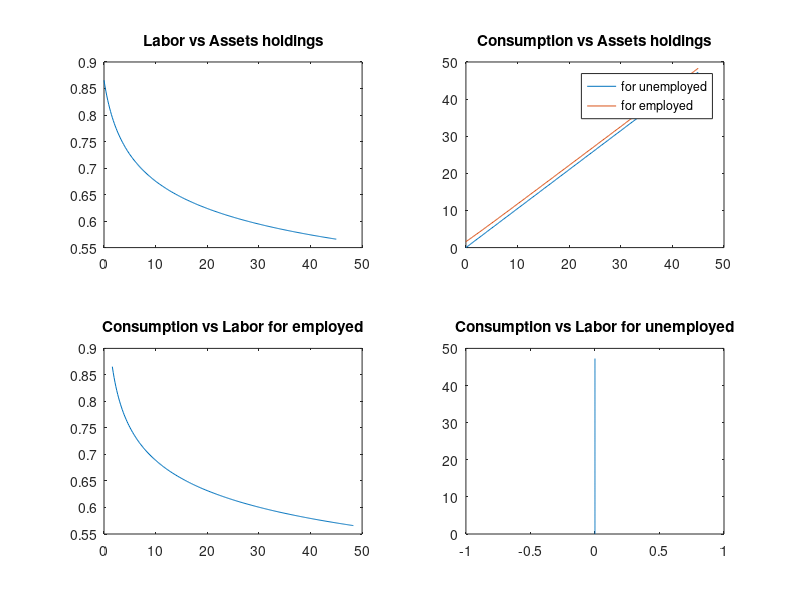

Here is the MATLAB script that generated this plot: (Note: this script raises an error after producing the figure.)
%% K&S with Endogenous Labor Choice - Quant Macro II - PS2
% Gabriela Barbosa
%__________________________________________________________________________

%% %%%%%%%%%%%%%%%%%% Model without Aggregate Risk %%%%%%%%%%%%%%%%%%%%%%%%
clear;
clc;

%% 0. SET UP

%%%%%%%%%%%%%%%%%% Parameters

beta=0.95;
delta=0.0025;
z=[1.01 0.99]; %good/bad
e=[0;1];
alfa=0.36;
Gamma=8; % labor utility constant
gamma = 8; % labor utility parameter 
hp=.00001; % home production

%__________________________________________________________________________

%%%%%%%%%%%%%%%%%%  Transtition Matrices:

%%% Endogenous matrix of individual state (z,e) 

% The system of equations 
A= [ 1  0  0  0  1  0  0  0  0  0  0  0  0  0  0  0 ; ...
     0  1  0  0  0  1  0  0  0  0  0  0  0  0  0  0 ; ...
     0  0  0  0  0  0  0  0  0  0  1  0  0  0  1  0 ; ...
     0  0  0  0  0  0  0  0  0  0  0  1  0  0  0  1 ; ...
     0  0  0  0  0  0  0  0  1  0  0  0  1  0  0  0 ; ...
     0  0  0  0  0  0  0  0  0  1  0  0  0  1  0  0 ; ...
     0  0  1  0  0  0  1  0  0  0  0  0  0  0  0  0 ; ...
     0  0  0  1  0  0  0  1  0  0  0  0  0  0  0  0 ; ...
     1  0  0  0  0  0  0  0  0  0  0  0  0  0  0  0 ; ...
     0  0  0  0  0  0  0  0  0  0  1  0  0  0  0  0 ; ...
     0  0  0  0  0  0  0  0 5.6 0 -1  0  0  0  0  0 ; ...
    -1 0 28/3 0  0  0  0  0  0  0  0  0  0  0  0  0 ; ...
  .02 .48 .05 .45 0 0  0  0  0  0  0  0  0  0  0  0 ; ...
     0  1  0  0  0  0  0  0  0  0  0  0  0  0  0  0 ; ...
     0  0  0  0  0  0  0 0 .02 .48 .05 .45 0 0 0  0 ; ...
     0  0  0  0  0  0  0  0  0  0  0  1  0  0  0  0 ];
  
 
b= [7/8; 7/8; 7/8; 7/8; 1/8; 1/8; 1/8; 1/8; 7/24; 21/40; 0; 0; 0.02; 0.005; 0.05; 0.02];

Pize = reshape(A^-1*b,4,4); %good+unemp / good+emp / bad+unemp / bad+emp

Pize_g = Pize(1:2,1:2); % good: unemp/emp
for i=1:2
    Pize_gn(1,i)=Pize_g(1,i)./sum(Pize_g(1,:));
    Pize_gn(2,i)=Pize_g(2,i)./sum(Pize_g(2,:));
end

Pize_b = Pize(3:4,3:4); % bad: unemp/emp
for i=1:2
    Pize_bn(1,i)=Pize_b(1,i)./sum(Pize_b(1,:));
    Pize_bn(2,i)=Pize_b(2,i)./sum(Pize_b(2,:));
end

%%% Exogenous matrix of aggregate State z

Piz= [7/8  1/8; 1/8  7/8]; % good/bad

%__________________________________________________________________________

%%%%%%%%%%%%%%%%%% Discretezation: capital grid
ne=size(e,1);

%agrid=[0:0.1:5,5.3:0.3:50]; % for individual a
%na=size(agrid,2); % number of points in agrid

a_max=45;
a_min=0;

% Discretizing state space
na=250; %number of grids
agrid=zeros(na,1);
for i=1:na
    agrid(i)=a_min+(i-1).*(a_max-a_min)/(na-1);
    agrid(i,1)=agrid(i)';
end

agrid=agrid';
% vectorize the grid in two dimensions
amat = repmat(agrid',1,ne);            % values of a change vertically
emat = repmat(e',na,1);                % values of e change horizontally

%__________________________________________________________________________

%% 1. FUNCTIONS

%   We need write the problem of the HH in terms of only one unkown: asset
% level next period. 
%   To do so, we will use the functions below (more details in the pdf
%   document)

%%%%%%%%%%%%%%%%%%  (inverse) marginal utility functions

up    = @(c) 1./c;        % marginal utility of consumption
invup = @(x) x;      % inverse of marginal utility of consumption
vp    = @(n) Gamma.*n.^gamma;      % marginal disutility of labor supply
invvp = @(x) Gamma.^(-1/gamma) .*x.^(1./gamma);        % inverse marginal disutility of labor supply  

%%%%%%%%%%%%%%%%%%  endogenous functions

% optimal labor supply
F1  = @(c,s,w) invvp(up(c).*s.*w);

% current consumption level, cp0(anext,ynext) is the guess
F2 = @(cp0,r) invup(beta*(1+r)*up(cp0)*pi');
                
% current asset level, c0 = C0(cp0(anext,ynext))
F3 = @(anext,s,c0,r,w) 1/(1+r)...
                    *(c0+anext-F1(c0,s,w).*s.*w-hp);
%__________________________________________________________________________

%% 2A. Economy at BAD TIMES

%%%%%%%%%%%%%%%%%% Constant TFP
%   Let's fix TFP shock at bad state

zbar= z(1);
 pi=Pize_b; % picking bad times transtion matrix


%% 3A. Price Setting  

%   For a given value for the interest rate, the following gives the solution
% to the HH optimatization problem

r0=0.05; % guess: all results are conditional on it
R0=1+r0-delta;

%%%%%%%%%%%%%%%%%% Equilibrium prices and Aggregate Capital/Labor

%   Given the guess, we need to find the aggregate K to L ratio that
% satisfies firm's optimal decision. 
%   Then, we can compute equilibrium wage

f_KL = @(r) ((r-delta)./(zbar.*alfa)).^(1./(alfa-1));
KL=f_KL(r0);
w0= zbar.*(1-alfa).*KL.^alfa;

%% 4A. CONSUMPTION FUNCTION

% initial guess on future consumption (consume asset income plus labor
% income from working n=1 (e=1).

cp0 = r0*amat+emat*w0+hp;

c0 = F2(cp0,r0);

% derive current assets
a0 = F3(amat,emat,c0,r0,w0);

cp  = zeros(na,ne);
options = optimset('Display','off');

% for unemployed: e(1)
cp(:,1) = fsolve(@(c) (1+r0)*amat(:,1)+hp-c,cp0(:,1),options);
% for employed: e(2)
cp(:,2) = fsolve(@(c) (1+r0)*amat(:,2)+F1(c,e(2),w0).*e(2).*w0+hp-c,cp0(:,2),options);

% Recovering labor consistent with consumption function

cf=cp;

nf=zeros(na,ne);
for nk=1:na
    nf(nk,2)=F1(cf(nk,2),2,w0);
end

%n2=  Gamma.^(-1/gamma).*(e(2).*w0).^(1./gamma).*cf(:,2).^(-1./gamma);
%n1=zeros(na,1);
%n=[n1 n2];

%u=log(cf)-Gamma .* (1+gamma).^(-1).*n.^(1+gamma);

%% Checking consumption and labor functions
figure(1)
subplot(2,2,1)
plot(agrid, nf(:,2)) 
title('Labor vs Assets holdings');
hold off

subplot(2,2,2)
plot(agrid, cf(:,1))
hold on
plot(agrid, cf(:,2))
legend('for unemployed','for employed')
title('Consumption vs Assets holdings')
hold off;

subplot(2,2,3)
plot(cf(:,2),nf(:,2))
title('Consumption vs Labor for employed')
hold off;

subplot(2,2,4)
plot(nf(:,1),cf(:,1))
title('Consumption vs Labor for unemployed')
hold off;

suptitle('Consumption and Labor Endogenous Functions at bad times')
print -dpdf fig1.eps

%plot(agrid, [u(:,1), u(:,2)])

%% 5A. HOUSEHOLD PROBLEM

tol = 10^(-6);
dif_v    = tol+1;
maxits = 10^(3); 
its=0;

% initial guess for value function

V1b=zeros(na,1); % for employed
V0b=zeros(na,1); % for unemployed

%%%%%%%%%%%%%%%%%%%%%%%%%%%% CONSUMER FUNCTIONS

% Now we solve the problem taking into account the functions for
% consumption and labor; that is, the possible values for each variable at
% each state

cv = @(nk,s) max((1+r0).*agrid(nk)+w0.*nf(nk,s)-agrid+hp,0);
uv= @(nk,s) log(  max((1+r0).*agrid(nk)+w0.*nf(nk,s)-agrid+hp,0) ) -Gamma .* (1+gamma).^(-1).*nf(nk,s).^(1+gamma);

%%%%%%%%%%%%%%%%%%%%%%%%%%%% VFI

fprintf('VFI for bad times loop, running... \n');

while (dif_v>tol&&its<maxits)
      
    for nk=1:na
        
        V0b_its(nk,1) = max( uv(nk,1)'+ beta .* ( pi(1,:) * ( [V0b,V1b]' ) )' );
        V1b_its(nk,1) = max( uv(nk,2)'+ beta .* ( pi(2,:) * ( [V0b,V1b]' ) )' );
        
    end
        
    dif_v= max(max(abs( [V0b_its-V0b,V1b_its-V1b])));
         
    V0b=V0b_its;
    V1b=V1b_its;
         
    its=its+1;
    
end

fprintf('VFI loop for bad times done, iteration: %3i, VF distance: %2.6f \n',[its,dif_v]);

%% 6A. Results

%%%%%%%%%%%%%%%%%%%%%%%%%%%% Policy Functions

% Recovering asset policy function

for nk=1:na
    
    [V0b_its(nk,1), a0b_its(nk,1)] = max( uv(nk,1)+ beta .* ( pi(1,:) * ( [V0b,V1b]' ) ) );
    [V1b_its(nk,1), a1b_its(nk,1)] = max( uv(nk,2)+ beta .* ( pi(1,:) * ( [V0b,V1b]' ) ) );
    
end
       
ga_b = NaN(na,ne);
ga_b(:,1) = agrid(a0b_its);
ga_b(:,2)= agrid(a1b_its);

% Labor policy function

gn_b = NaN(na,ne);
gn(:,1) = nf(a0b_its,1);
gn_b(:,2)= nf(a1b_its,2);

% Consumption policy function

gc_b = NaN(na,ne);
gc_b(:,1) = cf(a0b_its,1);
gc_b(:,2)= cf(a1b_its,2);


%%%%%%%%%%%%%%%%%%%%%%%%%%%% Plots

figure(2)
subplot(2,2,1)
plot (agrid, V0b, 'b');
hold on
plot (agrid, V1b, 'r');
legend ('for unemployed', 'for employed');
title('Value Function');
hold off

subplot(2,2,2)
plot (agrid, ga_b(:,1), 'b');
hold on
plot (agrid, ga_b(:,2), 'r');
legend ('for unemployed', 'for employed');
title('Asset Policy Function');
hold off

subplot(2,2,3)
plot (agrid, gn_b(:,1), 'b');
hold on
plot (agrid, gn_b(:,2), 'r');
legend ('for unemployed', 'for employed');
title('Labor Policy Function');
hold off

subplot(2,2,4)
plot (agrid, gc_b(:,1), 'b');
hold on
plot (agrid, gc_b(:,2), 'r');
legend ('for unemployed', 'for employed');
title('Consumption Policy Function');
hold off
suptitle('Household Solution for bad times')

print -dpdf fig2.eps
%__________________________________________________________________________

%% 2B. Economy at GOOD TIMES

%%%%%%%%%%%%%%%%%% Constant TFP
%   Let's fix TFP shock at bad state

zbar= z(2);
pi=Pize_g; % picking bad times transtion matrix


%% 3B. Price Setting  

%   For a given value for the interest rate, the following gives the solution
% to the HH optimatization problem

r0=0.05; % guess: all results are conditional on it
R0=1+r0-delta;

%%%%%%%%%%%%%%%%%% Equilibrium prices and Aggregate Capital/Labor

%   Given the guess, we need to find the aggregate K to L ratio that
% satisfies firm's optimal decision. 
%   Then, we can compute equilibrium wage

f_KL = @(r) ((r-delta)./(zbar.*alfa)).^(1./(alfa-1));
KL=f_KL(r0);
w0= zbar.*(1-alfa).*KL.^alfa;

%% 4B. CONSUMPTION FUNCTION

% initial guess on future consumption (consume asset income plus labor
% income from working n=1 (e=1).

cp0 = r0*amat+emat*w0+hp;

% derive current consumption
    c0 = F2(cp0,r0);

% derive current assets
    a0 = F3(amat,emat,c0,r0,w0);

    cp  = zeros(na,ne);
    options = optimset('Display','off');

% for unemployed: e(1)
    cp(:,1) = fsolve(@(c) (1+r0)*amat(:,1)+hp-c,cp0(:,1),options);
% for employed: e(2)
    cp(:,2) = fsolve(@(c) (1+r0)*amat(:,2)+F1(c,e(2),w0).*e(2).*w0+hp-c,cp0(:,2),options);

% Recovering labor consistent with consumption function

cf=cp;

nf=zeros(na,ne);
for nk=1:na
    nf(nk,2)=F1(cf(nk,2),2,w0);
end


% Checking consumption and labor functions
figure(3)
subplot(2,2,1)
plot(agrid, n2) 
title('Labor vs Assets holdings');
hold off

subplot(2,2,2)
plot(agrid, cp(:,1))
hold on
plot(agrid, cp(:,2))
legend('for unemployed','for employed')
title('Consumption vs Assets holdings')
hold off;

subplot(2,2,3)
plot(nf(:,2),cp(:,2))
title('Consumption vs Labor for employed')
hold off;

subplot(2,2,4)
plot(nf(:,1),cp(:,1))
title('Consumption vs Labor for unemployed')
hold off;

suptitle('Consumption and Labor Endogenous Functions at good times')
print -dpdf fig3.eps

%% 5A. HOUSEHOLD PROBLEM

tol = 10^(-6);
dif_v    = tol+1;
maxits = 10^(3); 
its=0;

% initial guess for value function

V1g=zeros(na,1); % for employed
V0g=zeros(na,1); % for unemployed

%%%%%%%%%%%%%%%%%%%%%%%%%%%% CONSUMER FUNCTIONS

% Now we solve the problem taking into account the functions for
% consumption and labor; that is, the possible values for each variable at
% each state

cv = @(nk,s) max((1+r0).*agrid(nk)+w0.*nf(nk,s)-agrid+hp,0);
uv= @(nk,s) log(  max((1+r0).*agrid(nk)+w0.*nf(nk,s)-agrid+hp,0) ) -Gamma .* (1+gamma).^(-1).*nf(nk,s).^(1+gamma);

%%%%%%%%%%%%%%%%%%%%%%%%%%%% VFI

fprintf('VFI for good times loop, running... \n');

while (dif_v>tol&&its<maxits)
      
    for nk=1:na
        
        V0g_its(nk,1) = max( uv(nk,1)'+ beta .* ( pi(1,:) * ( [V0g,V1g]' ) )' );
        V1g_its(nk,1) = max( uv(nk,2)'+ beta .* ( pi(2,:) * ( [V0g,V1g]' ) )' );
        
    end
        
    dif_v= max(max(abs( [V0g_its-V0g,V1g_its-V1g])));
         
    V0g=V0g_its;
    V1g=V1g_its;
         
    its=its+1;
    
end

fprintf('VFI for good times loop done, iteration: %3i, VF distance: %2.6f \n',[its,dif_v]);

%% 6B. Results

%%%%%%%%%%%%%%%%%%%%%%%%%%%% Policy Functions

% Recovering asset policy function

for nk=1:na
    
    [V0g_its(nk,1), a0g_its(nk,1)] = max( uv(nk,1)+ beta .* ( pi(1,:) * ( [V0g,V1g]' ) ) );
    [V1g_its(nk,1), a1g_its(nk,1)] = max( uv(nk,2)+ beta .* ( pi(1,:) * ( [V0g,V1g]' ) ) );
    
end
       
ga_g = NaN(na,ne);
ga_g(:,1) = agrid(a0g_its);
ga_g(:,2)= agrid(a1g_its);

% Labor policy function

gn_g = NaN(na,ne);
gn_g(:,1) = nf(a0b_its,1);
gn_g(:,2)= nf(a1b_its,2);

% Consumption policy function

gc_g = NaN(na,ne);
gc_g(:,1) = cf(a0g_its,1);
gc_g(:,2)= cf(a1g_its,2);


%%%%%%%%%%%%%%%%%%%%%%%%%%%% Plots

figure(4)
subplot(2,2,1)
plot (agrid, V0g, 'b');
hold on
plot (agrid, V1g, 'r');
legend ('for unemployed', 'for employed');
title('Value Function');
hold off

subplot(2,2,2)
plot (agrid, ga_g(:,1), 'b');
hold on
plot (agrid, ga_g(:,2), 'r');
legend ('for unemployed', 'for employed');
title('Asset Policy Function');
hold off

subplot(2,2,3)
plot (agrid, gn_g(:,1), 'b');
hold on
plot (agrid, gn_g(:,2), 'r');
legend ('for unemployed', 'for employed');
title('Labor Policy Function');
hold off

subplot(2,2,4)
plot (agrid, gc_g(:,1), 'b');
hold on
plot (agrid, gc_g(:,2), 'r');
legend ('for unemployed', 'for employed');
title('Consumption Policy Function');
hold off
suptitle('Household Solution for good times')
print -dpdf fig4.eps
%__________________________________________________________________________
 
%% 7. GENERAL EQUILIBRIUM

% bounds for the interest-rate (which will solve for)
r_min=delta;
r_max=1/beta-1;

% initial guess for interest rate
rng(0,'twister');
r_guess = (r_max-r_min).*rand(1,1) + r_min;
r=r_guess;

% for the big loop
ED=1; %excess demand for capital
tolg=10^2;
maxitg=500;
itg=1;
lambda=.5; %weight for the convex combination of current r and next-step r

% for HH inside loop (same as above)
tol = 10^(-6);
dif_v    = tol+1;
maxits = 10^(3); 
its=1;

% LOOP
while (abs(ED)>tolg&&itg<maxitg)
    its=1;
    r=r_guess;
    
    % Firms
    KL=f_KL(r0);
    w= zbar.*(1-alfa).*KL.^alfa;
    
    %%%%%%%%%%%%%%%%%%%%%%%%%%%% HOUSEHOLD
    
    V1=zeros(na,1); % for employed
    V0=zeros(na,1); % for unemployed

    cv = @(nk,s) max((1+r0).*agrid(nk)+w0.*nf(nk,s)-agrid+hp,0);
    uv= @(nk,s) log(  max((1+r0).*agrid(nk)+w0.*nf(nk,s)-agrid+hp,0) ) -Gamma .* (1+gamma).^(-1).*nf(nk,s).^(1+gamma);

    fprintf('VFI for good times loop, running... \n');

    while (dif_v>tol&&its<maxits)
      
        for nk=1:na
        
            V0_its(nk,1) = max( uv(nk,1)'+ beta .* ( pi(1,:) * ( [V0,V1]' ) )' );
            V1_its(nk,1) = max( uv(nk,2)'+ beta .* ( pi(2,:) * ( [V0,V1]' ) )' );
        
        end
        
    dif_v= max(max(abs( [V0_its-V0,V1_its-V1])));
         
    V0=V0_its;
    V1=V1_its;
         
    its=its+1;
    
    end

    fprintf('VFI for good times loop done, iteration: %3i, VF distance: %2.6f \n',[its,dif_v]);
    
    % Recovering asset policy function

    for nk=1:na
    
        [V0_its(nk,1), a0_its(nk,1)] = max( uv(nk,1)+ beta .* ( pi(1,:) * ( [V0,V1]' ) ) );
        [V1_its(nk,1), a1_its(nk,1)] = max( uv(nk,2)+ beta .* ( pi(1,:) * ( [V0,V1]' ) ) );
    
    end
    
     a_its=[a0_its'; a1_its'];
     V_its=[V0_its' V1_its'];
    
    ga = NaN(na,ne);
    ga(:,1) = agrid(a0_its);
    ga(:,2)= agrid(a1_its);

    gn = NaN(na,ne);
    gn(:,1) = nf(a0_its,1);
    gn(:,2)= nf(a1_its,2);

    gc = NaN(na,ne);
    gc(:,1) = cf(a0_its,1);
    gc(:,2)= cf(a1_its,2);

 %%%%%%%%%%%%%%%%%%%%%%%%%%%% INVARIANT DISTRIBUTION
 
    % Transition matrix (a,e) pairs: this is an endogenous process
    gt_1=zeros(na,na); % indicator functions
    gt_2=zeros(na,na);
    
    for i=1:na
        gt_1(i,a0_its(i))=1; %if e=0 and a=ai, then gt_1=1 is the best response -> ga1
        gt_2(i,a1_its(i))=1;  %if e=1 and a=ai, then gt_2=1 is the best response -> ga2
    end
    
    % 1-1 = Pi(1,1)*gt_1
    % 1-2 = Pi(1,2)*gt_1
    % 2-1 = Pi(2,1)*gt_2
    % 2-2 = Pi(2,2)*gt_2
    Trans=[ pi(1,1)*gt_1 pi(1,2)*gt_1; pi(2,1)*gt_2 pi(2,2)*gt_2];
    
    % Strationary Distribution: iteration until difference is very small
    Trans= Trans';
    probst = (1/(2*na))*ones(2*na,1);
    test = 1;
    error_trans=10^-7;

    while (test > error_trans)
        
        probst1 = Trans*probst;
     
       test=max(max(abs(probst1-probst)));
       
       probst = probst1;
    end;
    
    Stat_dist = probst;
    
    % AGG. SUPPLY OF CAPITAL: Assets
    aa=ga(:);
    meanA=Stat_dist'*aa;
    
    nn=gn(:);
    meanN=Stat_dist'*nn(:);
    
    % Measure of (a,e) pairs
    phi=zeros(na,ne);
    phi(:)=Stat_dist; %each column is the stat.dist of assets for a given y
   
    Dist_a= sum(phi');     %  stationary distribution of K: sums up to 1
    %row-vector: each cell is the prob. of having that level of K
    %(accounting for both poor and rich)
    
    Dist_a=Dist_a';

    % EXCESS DEMAND OF CAPITAL/LABOR RATIO (Demand - Supply)
    ED=KL-meanA/meanN;
    
    % Updating guess:
    r_old=r;
    r_new=alfa.*(meanA./meanN).^(alfa-1)-delta;
    r_guess=lambda*r_old+(1-lambda)*r_new;

    %if PHI<0
    %    r_guess=lambda*r_old+(1-lambda)*r_min;
    %else
    %   r_guess=lambda*r_old+(1-lambda)*r_max; 
    %end
    
    r=r_guess;
    
    iter=iter+1;
end

disp('Equilibrium rental rate:')
disp(r)
disp('Iterations until GE')
disp(itg);

%% Computing GE
r_ge=r;

% HHs optmize
V_ge=V_its;
ga1_ge=ga(:,1);
ga2_ge=ga(:,2);
gc1_ge=gc(:,1);
gc2_ge=gc(:,2);

% Firms optimize
KL_ge=f_KL(r_ge);
w_ge= zbar.*(1-alfa).*KL_ge.^alfa;

 %% Plots: endogenous distributions

% Capital
figure(1)
plot(agrid,Dist_a,repmat(K_ge,na,1),Dist_k);
xlabel('a')
ylabel('Probability mass')
legend('Distribution','Equilibrium Agg. Capital')
title('Stationary Distribution')

figure(2)
plot(agrid, phi(:,1))
hold on
plot(agrid,phi(:,2))
hold off
xlabel('a')
ylabel('Probability mass')
legend('conditional on y1','conditional on y2')
title('Stationary Distribution of Capital')

figure(3)
plot(agrid, cumsum(Dist_k),agrid,ones(na,1));
xlabel('a')
ylabel('Cumulative probability')
title('Stationary Cumulative Distribution of Capital')

% Wealth
wealth = [ (r_ge*a + y(1,1)*w_ge)  (r_ge*agrid + y(2,1)*w_ge) ]  ; 
[ Dist_w, ind_w ] = sort(wealth(:)); %ascend-ordering income values while keep track of location
phi_vec = phi(:); % transforming phi(na,ny) into vector(na*ny) - to match Dist_inc size

figure(4)
plot(Dist_w,phi_vec(ind_w));
xlabel('wealth')
ylabel('Probability mass')
title('Stationary Distribution of Wealth')

% Income
income = [ repmat(y(1,1)*w_ge,na,1),  repmat(y(2,1)*w_ge,na,1) ]  ; 
[ Dist_inc, ind_inc ] = sort(income(:)); %ascend-ordering income values while keep track of location

figure(4)
plot(Dist_inc(1:100,1),phi_vec(ind_inc(1:100,1)));
hold on
plot(Dist_inc(101:200,1),phi_vec(ind_inc(101:200,1)));
hold off
xlabel('income')
ylabel('Probability mass')
legend('for y1','for y2')
title('Stationary Distribution of Income') 

% Consumption
consumption = [wealth(:,1)+ga1, wealth(:,1)+ga2 ];
%c2=[gc1_ge, gc2_ge]; ?
[Dist_c, ind_c ] = sort(consumption(:));

figure(5)
plot(Dist_c,phi_vec(ind_c));
xlabel('consumption')
ylabel('Probability mass')
title('Stationary Distribution of Consumption')

figure(6)
plot(Dist_c(1:100,1),phi_vec(ind_c(1:100,1)));
hold on
plot(Dist_c(101:200,1),phi_vec(ind_c(101:200,1)));
hold off
xlabel('consumption')
ylabel('Probability mass')
legend('for y1','for y2')
title('Stationary Distribution of Consumption') 

% Demand and Supply of capital
KL_s=ga1_ge+ga2_ge; %supply schedule
r_grid1=linspace(r_min,r_ge,na/2)';
r_grid2=linspace(r_ge,r_max,na/2)';
r_grid=[r_grid1;r_grid2];
KL_d=f_KL(r_grid);
KL_d=KL_d'; %demand schedule

%figure(7)
plot(KL_d,r_grid)
hold on
plot(KL_s,r_grid)
hold on
plot(repmat(KL_ge,na,1),r_grid);
plot(KL_d,repmat(r_ge,na,1))
hold off

% _______________________________________________________________________ %   
